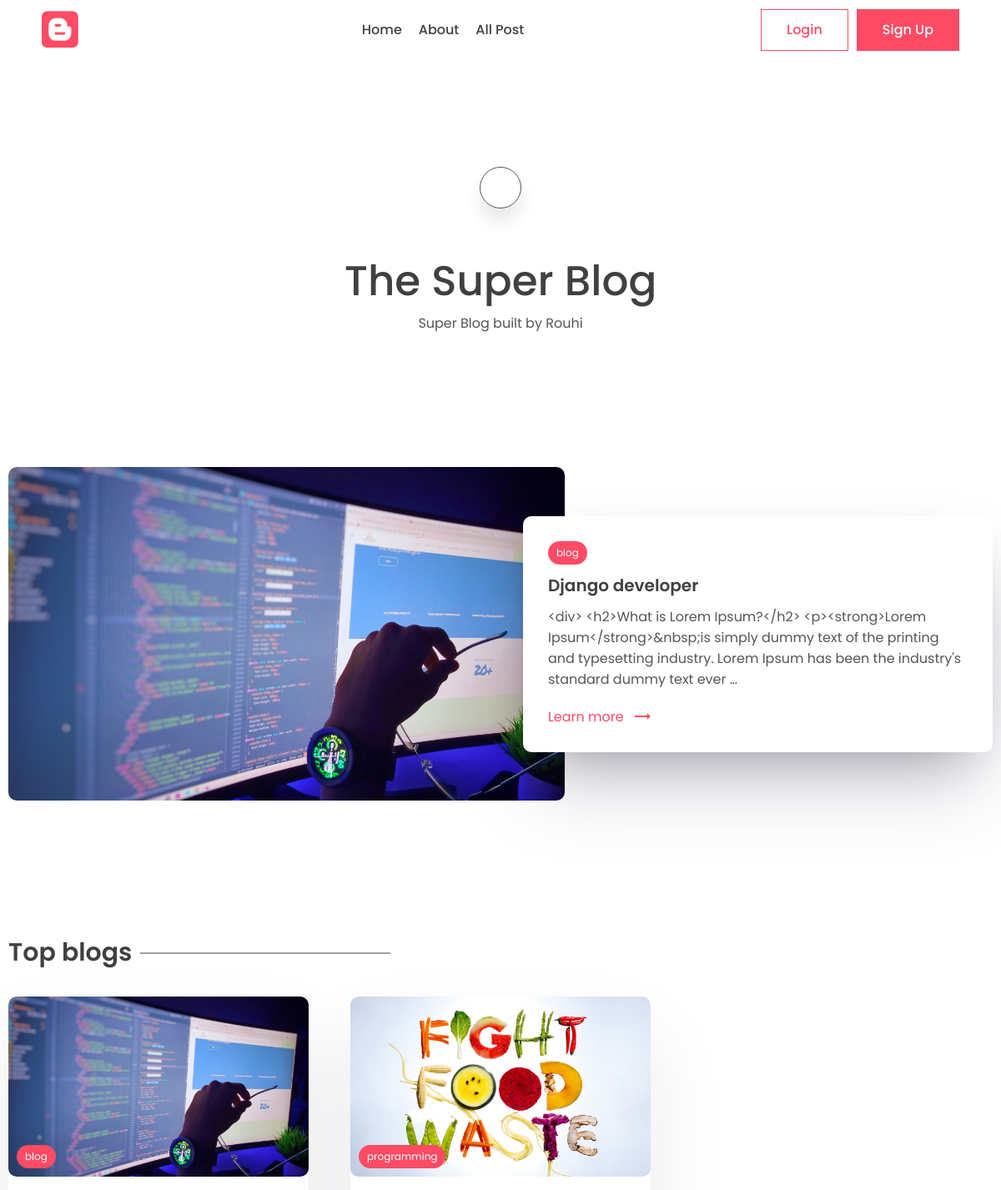
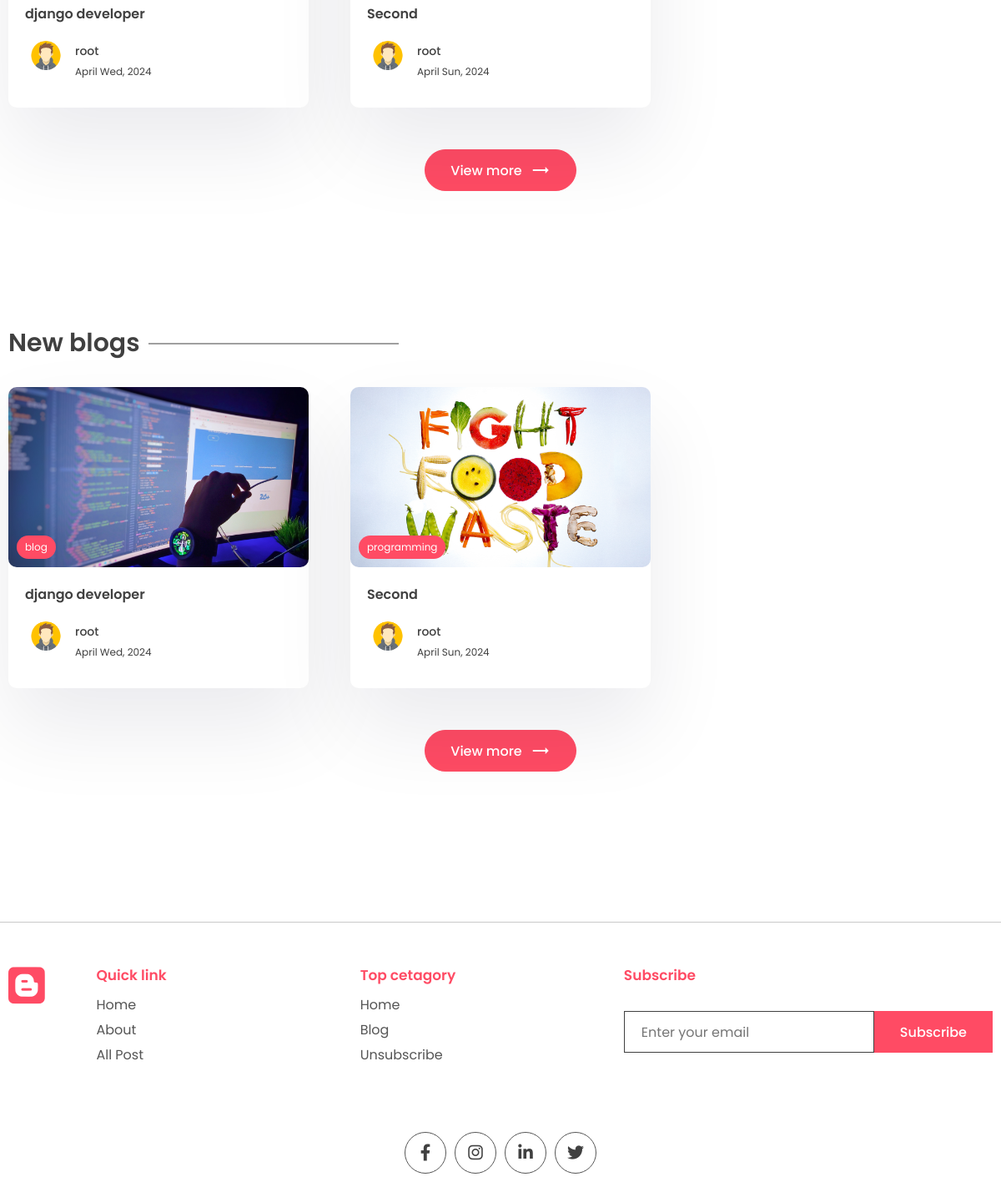
The app's page / (signed in) with its own data (2 pictures, top to bottom).
### home/models.py (models this page shows, shortened)
class WebsiteMeta(models.Model):
    title = models.CharField(max_length=200)
    description = models.CharField(max_length=500)
    about = models.TextField()

class Post(models.Model):
    title = models.CharField(max_length=100)
    content = models.TextField()
    image = models.ImageField(upload_to='images/')
    slug = models.SlugField(max_length=100)
    tag = models.ManyToManyField('Tag', blank=True, related_name='post')
    created_at = models.DateTimeField(auto_now_add=True)
    updated_at = models.DateTimeField(auto_now=True)
    view_count = models.IntegerField(null=True, blank=True)
    is_featured = models.BooleanField(default=False)
    author = models.ForeignKey(User, on_delete=models.CASCADE, related_name='posts', blank=True, null=True)

class Tag(models.Model):
    name = models.CharField(max_length=100, unique=True)
    description = models.TextField()
    slug = models.SlugField(max_length=100, unique=True)

class Profile(models.Model):
    user = models.OneToOneField(User, on_delete=models.CASCADE)
    image = models.ImageField(upload_to='images/', null=True, blank=True)
    slug = models.SlugField(max_length=200, unique=True)
    bio = models.CharField(max_length=200)

### home/views.py (the view, shortened to what this page needs)
# urls.py: path('', views.HomeView.as_view(), name='home'),
class HomeView(View):
    template_name = 'home/home.html'
    form_class = SubscribeForm
    def setup(self, request, *args, **kwargs):
        posts = Post.objects.all()
        self.new_posts = posts.order_by('-updated_at')[0:3]
        self.top_posts = posts.order_by('-view_count')[0:3]
        featured_post = posts.filter(is_featured=True)
        if featured_post:
            self.featured_post = featured_post[0]
        super().setup(request, *args, **kwargs)
    def get(self, request):
        form = self.form_class()
        context = {
            'new_posts':self.new_posts,
            'top_posts':self.top_posts,
            'featured_post':self.featured_post,
            'form':form,
        }
        return render(request, self.template_name, context)

### home/forms.py
class SubscribeForm(forms.ModelForm):
    class Meta:
        model = Subscribe
        fields = ['email']
    def __init__(self, *args, **kwargs):
        super().__init__(*args, **kwargs)
        self.fields['email'].widget.attrs['placeholder'] = 'Enter your email'

### home/context_processors.py (called while the page is built)
def WebsiteMeta_context(request):
    website_info = None
    if WebsiteMeta.objects.all().exists():
        webiste_info = WebsiteMeta.objects.all()[0]
    return {'website_info':webiste_info}

### home/templates/home/home.html (shortened to what this page needs)
{% extends 'index.html' %}
{% load static %}
{% block content %}
    <main class="sp">
        <div class="container">
            <center>
                <div class="search-bar">
                    <a href="{% url 'home:search' %}" class="animated-search" onclick="searchbar()">
                    </a>
                </div>
                <div class="typo">
                    {% if website_info.title %}
                        <h1 class="title">{{ website_info.title }}</h1>
                    {% else %}
                        <h1 class="title">Website blog title</h1>
                    {% endif %}
                    {% if website_info.description %}
                    	<p>{{ website_info.description }}</p>
                    {% else %}
                        <p>
                            Lorem ipsum began as scrambled, nonsensical Latin derived from
                            Cicero's 1st-century BC text De Finibus Bonorum et Malorum.
                        </p>
                    {% endif %}
                </div>
            </center>
        </div>
    </main>
    {% if featured_post %}
        <section class="sp">
            <div class="container">
                <a href="{% url 'home:post_detail' featured_post.slug %}">
                    <div class="grid-2">
                        <div class="post-img">
                            <img src="{{ featured_post.image.url }}" alt=""/>
                        </div>
                        <div class="post-content">
                            <div class="cetagory">
                                <p>{{ featured_post.tag.all.0.name }}</p>
                            </div>
                            <h1>
                                {{ featured_post.title|capfirst }}
                            </h1>
                            <p class="des">
                                {{ featured_post.content|truncatechars:200 }}
                            </p>
                            <a class="learn" href="#"
                            >Learn more <span class="material-icons"> trending_flat </span></a
                            >
                        </div>
                    </div>
                </a>
            </div>
        </section>
    {% endif %}
    <section class="sp">
        <div class="container">
            <h1 class="sec-title">Top blogs</h1>
            <div class="grid-3">
                {% for post in top_posts %}
                    <a href="{% url 'home:post_detail' post.slug %}">
                        <div class="card">
                            <div class="post-img">
                                <img src="{{ post.image.url }}" alt=""/>
                                <div class="tag">{{ post.tag.all.0.name }}</div>
                            </div>
                            <div class="card-content">
                                <h3>
                                    {{ post.title }}
                                </h3>
                                <div class="author">
                                    <div class="profile-pic">
                                        <img src="{{ post.author.profile.image.url }}" alt=""/>
                                    </div>
                                    <div class="details">
                                        <p>{{ post.author.first_name }}</p>
                                        <small>{{ post.created_at|date:'F D, Y' }}</small>
                                    </div>
                                </div>
                            </div>
                        </div>
                    </a>
                {% endfor %}
            </div>
            <center>
                <a href="">
                    <button class="btn btn-primary rounded view">
                        View more <span class="material-icons"> trending_flat </span>
                    </button>
                </a>
            </center>
        </div>
    </section>
    <section class="sp">
        <div class="container">
            <h1 class="sec-title">New blogs</h1>
            <div class="grid-3">
                {% for post in new_posts %}
                    <a href="{% url 'home:post_detail' post.slug %}">
                        <div class="card">
                            <div class="post-img">
                                <img src="{{ post.image.url }}" alt=""/>
                                <div class="tag">{{ post.tag.all.0.name }}</div>
                            </div>
                            <div class="card-content">
                                <h3>
                                    {{ post.title }}
                                </h3>
                                <div class="author">
                                    <div class="profile-pic">
                                        <img src="{{ post.author.profile.image.url }}" alt=""/>
                                    </div>
                                    <div class="details">
                                        <p>{{ post.author.first_name }}</p>
                                        <small>{{ post.created_at|date:'F D, Y' }}</small>
                                    </div>
                                </div>
                            </div>
                        </div>
                    </a>
                {% endfor %}
            </div>
            <center>
                <a href="">
                    <button class="btn btn-primary rounded view">
                        View more <span class="material-icons"> trending_flat </span>
                    </button>
                </a>
            </center>
        </div>
    </section>
{% endblock %}

### static/css/style.css (style rules this page uses)
* { margin: 0; padding: 0; box-sizing: border-box; text-decoration: none; border: none; outline: none; list-style: none; font-family: "Poppins", sans-serif; color: var(--black); }
:root { --red: #ff4b64; --black: #404040; --des: #555555; --shadow: #ffffff1a 0px 1px 1px 0px inset, #32325d40 0px 50px 100px -20px, #0000004d 0px 30px 60px -30px; --shadow2: rgba(17, 12, 46, 0.084) 0px 48px 100px 0px; }
html { font-size: 62.5%; }
[class*="grid"] { display: grid; }
img { width: 100%; }
.container { max-width: 1220px; margin: auto; padding: 0 10px; }
p, a { font-size: 1.6rem; color: var(--des); }
.btn { cursor: pointer; height: 5rem; padding: 0 3rem; font-size: 1.6rem; font-weight: 500; border: 1px solid var(--red); display: flex; align-items: center; justify-content: center; gap: 1rem; }
.btn span { color: white; }
.btn-primary { background: var(--red); color: white; }
.rounded { border-radius: 5rem; }
.search-bar, .animated-search { width: 5rem; aspect-ratio: 1/1; border: 1px solid var(--des); border-radius: 50%; display: flex; align-items: center; justify-content: center; background: white; box-shadow: 0 15px 20px #00000018; cursor: pointer; margin-top: 10rem; z-index: 2; }
.search-bar { box-shadow: unset; border: none; }
.search-bar .animated-search { margin-top: 0; }
.typo { width: 50%; margin-top: 5rem; }
.title { font-size: 5rem; font-weight: 500; }
.sp { padding: 8rem 0; }
.grid-2 { grid-template-columns: 1.3fr 1fr; align-items: center; }
.post-img { height: 40rem; width: 100%; overflow: hidden; border-radius: 1rem; }
.post-img img { height: 100%; object-fit: cover; object-position: center; }
.post-content { position: relative; left: -5rem; background: white; border-radius: 1rem; padding: 3rem; box-shadow: var(--shadow); width: calc(100% + 5rem); }
.post-content h1 { font-size: 2rem; font-weight: 600; margin: 1rem 0; }
.cetagory { background: var(--red); width: fit-content; border-radius: 5rem; padding: 0.5rem 1rem; }
.cetagory p { color: white; font-size: 1.2rem; }
.learn { display: flex; align-items: center; gap: 1rem; color: var(--red); margin-top: 2rem; }
.learn span { color: #ff4b64; }
.sec-title { font-size: 3rem; font-weight: 600; position: relative; width: fit-content; margin-bottom: 3rem; }
.sec-title::after { content: ""; position: absolute; right: -31rem; height: 1px; width: 30rem; background: var(--black); top: 50%; transform: translateY(-50%); }
.grid-3 { grid-template-columns: repeat(3, 1fr); gap: 5rem; }
.card { background: white; box-shadow: var(--shadow2); border-radius: 1rem; cursor: pointer; transition: 0.3s; }
.post-img { position: relative; }
.tag { position: absolute; bottom: 1rem; left: 1rem; background: var(--red); color: white; border-radius: 5rem; padding: 0.5rem 1rem; font-size: 1.2rem; }
.card-content { padding: 2rem; padding-bottom: 3rem; }
.card h3 { font-size: 1.6rem; font-weight: 600; }
.card .post-img { width: 100%; height: unset; aspect-ratio: 1/0.6; }
.author { display: flex; align-items: center; gap: 1rem; margin-top: 2rem; }
.profile-pic { width: 5rem; aspect-ratio: 1/1; border-radius: 50%; overflow: hidden; }
.author p { color: var(--black); font-weight: 500; font-size: 1.4rem; }
.author small { color: var(--black); font-size: 1.2rem; }
.view { margin-top: 5rem; }
main { padding-top: 10rem !important; }

### records on screen
WebsiteMeta: title "The Super Blog", description "Super Blog built by Rouhi"
Post: image (picture), tag.all.0.name "blog", title "Django developer", content "<div> <h2>What is Lorem Ipsum?</h2> <p><strong>Lorem Ipsum</strong>&nbsp;is simply dummy text of the printing and typesetting industry. Lorem Ipsum has been the industry's standard dummy text ever …", title "django developer", author.profile.image (picture), author.first_name "root", created_at "April Wed, 2024"
Post: image (picture), tag.all.0.name "programming", title "Second", author.profile.image (picture), author.first_name "root", created_at "April Sun, 2024"
